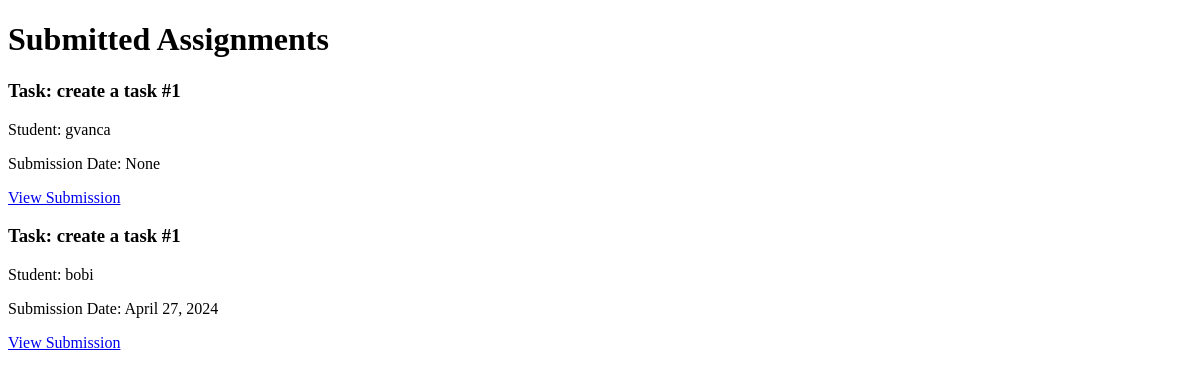
Before: /student/submitted_assignments/ (signed in) with the older database file.
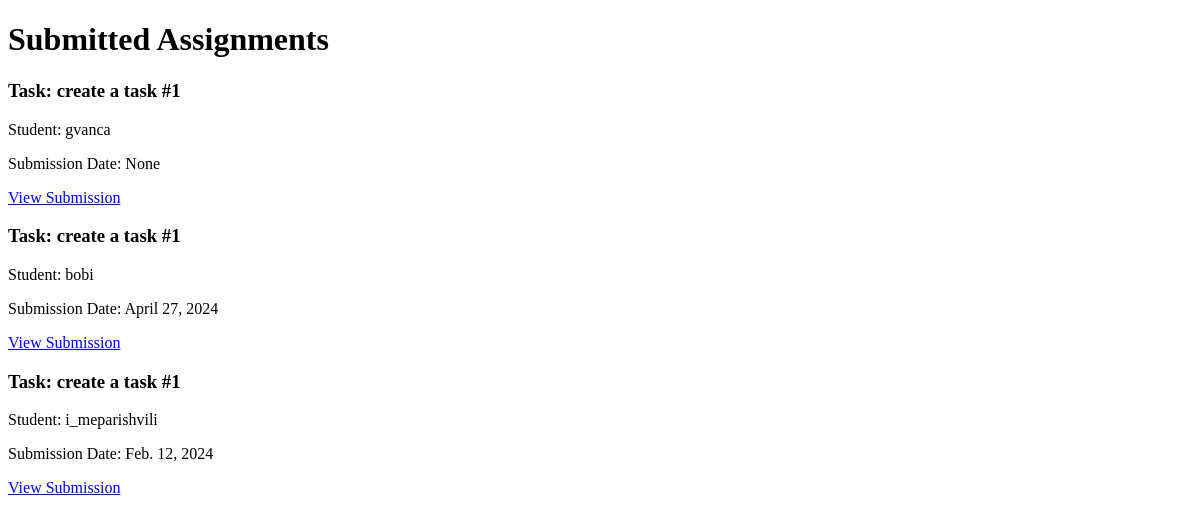
After: the same page with the newer database file.
### student/models.py (models this page shows, shortened)
class Assignment(models.Model):
    student = models.ForeignKey(
        get_user_model(),
        on_delete=models.CASCADE,
        related_name='assignments',
        verbose_name=_("Student")
    )
    task = models.ForeignKey(
        Task,
        on_delete=models.CASCADE,
        related_name='assignments',
        verbose_name=_("Task")
    )
    description = models.TextField(verbose_name=_("Assignment Description"))
    submission_date = models.DateField(verbose_name=_("Submission Date"), null=True, blank=True)
    attached_file = models.FileField(upload_to='assignments/', verbose_name=_("Attached File"))

class Task(models.Model):
    lecturer = models.ForeignKey(get_user_model(), on_delete=models.CASCADE, related_name='tasks',
                                 verbose_name=_("Lecturer"))
    description = models.TextField(verbose_name=_("Task Description"))
    execution_date = models.DateField(verbose_name=_("Execution Date"))

class CustomUser(AbstractUser):
    is_student = models.BooleanField(default=False)
    is_lecturer = models.BooleanField(default=False)
    subjects = models.ManyToManyField('Subject', related_name='students',
                                      verbose_name=_('Subjects'))

### student/views.py (the view)
# urls.py: path('submitted_assignments/', views.submitted_assignments, name='submitted_assignments'),
@login_required
def submitted_assignments(request):
    if hasattr(request.user, 'lecturer'):
        lecturer = Lecturer.objects.get(user=request.user)
        tasks = Task.objects.filter(lecturer=request.user)
        assignments = Assignment.objects.filter(task__in=tasks)
        return render(request, 'submitted_assignments.html', {'assignments': assignments})
    elif hasattr(request.user, 'student'):
        student = Student.objects.get(user=request.user)
        assignments = Assignment.objects.filter(student=student)
        return render(request, 'submitted_assignments.html', {'assignments': assignments})
    else:
        return render(request, 'lecturers_page.html', {'message': 'You do not have any assignments to check.'})

### student/templates/submitted_assignments.html (shortened to what this page needs)
<!DOCTYPE html>
<html lang="en">
<head>
</head>
<body>
<h1>Submitted Assignments</h1>
{% if assignments %}
    {% for assignment in assignments %}
        <div>
            <h3>Task: {{ assignment.task.description }}</h3>
            <p>Student: {{ assignment.student.username }}</p>
            <p>Submission Date: {{ assignment.submission_date }}</p>
            <a href="{{ assignment.attached_file.url }}" target="_blank">View Submission</a>
        </div>
    {% endfor %}
{% else %}
    <p>No assignments submitted yet.</p>
{% endif %}
</body>
</html>

Changed rows visible on the page:
added Assignment: task.description "create a task #1", student.username "i_meparishvili", submission_date "Feb. 12, 2024"
